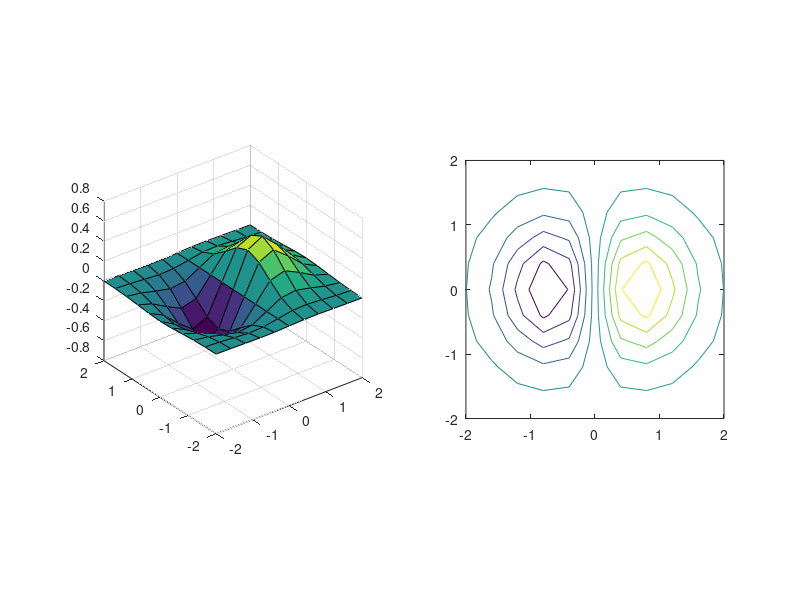
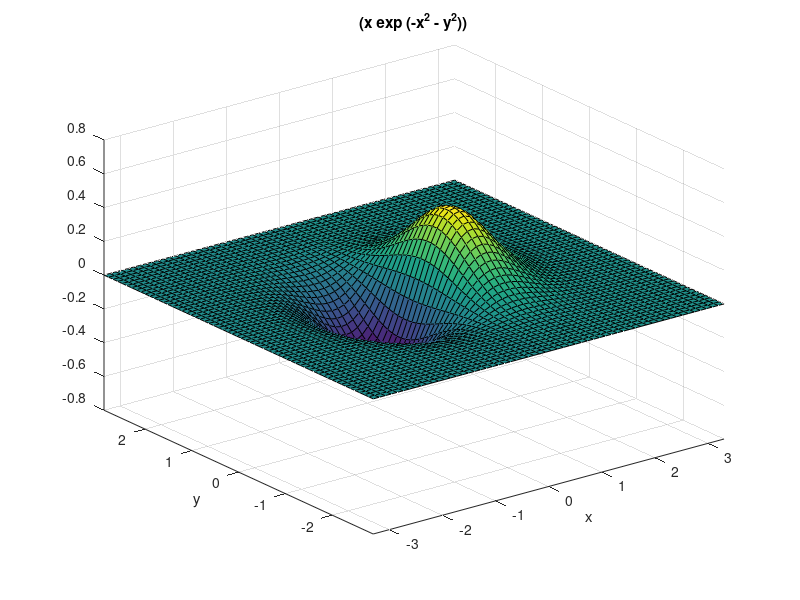
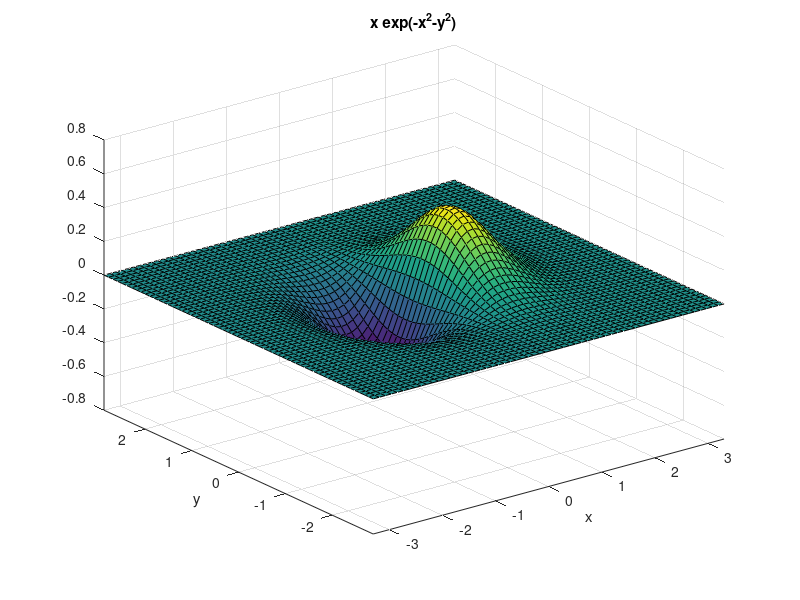

MATLAB code to generate these figures, in order:
a=-2; b=2; m=11; %x-Intervall und Schrittweite
c=-2; d=2; n=11; %y-Intervall und Schrittweite

xv=linspace(a,b,m);      % Vektor der x-Werte
yv=linspace(c,d,n);      % Vektor der y-Werte
[x,y]=meshgrid(xv,yv);   % Zeichenpunkte in x-y-Ebene

u=x.*exp(-x.^2-y.^2);   % x.^2.*y;      % zu zeichnende Funktion

subplot(1,2,1)
surf(x,y,u)     % Fl�che im Raum
axis square     % gleiche Skalierung auf x- und y-Achse

subplot(1,2,2)
contour(x,y,u)  % Niveaulinien
axis square     % gleiche Skalierung auf x- und y-Achse

%% Mit den ezxxx Befehlen
f= @(x,y) (x.*exp(-x.^2-y.^2));

figure;
ezsurf(f);
figure
ezsurf('x*exp(-x^2-y^2)');